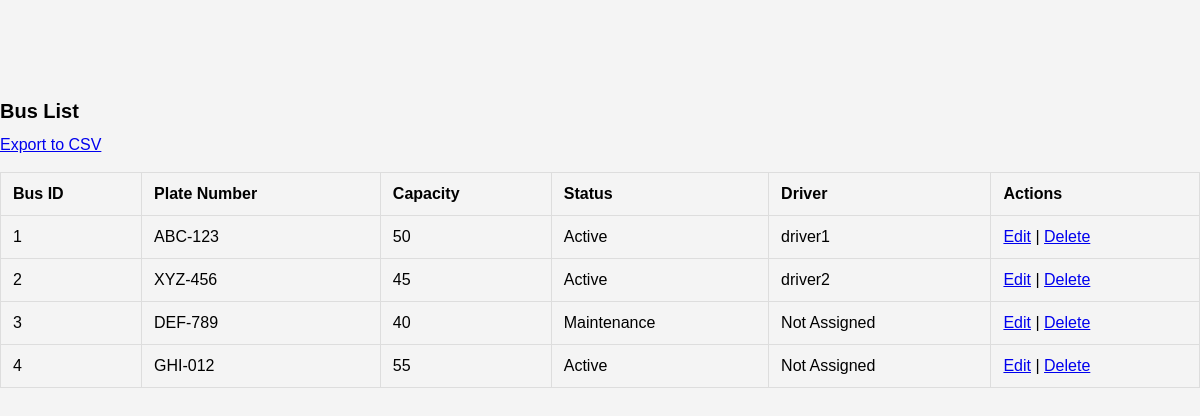
Page /view_buses.php on the committed database.
### tables this page shows
CREATE TABLE buses (
    bus_id INT PRIMARY KEY AUTO_INCREMENT,
    plate_number VARCHAR(50) UNIQUE NOT NULL,
    capacity INT NOT NULL,
    status ENUM('active', 'inactive', 'maintenance') DEFAULT 'active',
    driver_id INT,
    created_at TIMESTAMP DEFAULT CURRENT_TIMESTAMP,
    FOREIGN KEY (driver_id) REFERENCES users(user_id) ON DELETE SET NULL
);

CREATE TABLE users (
    user_id INT PRIMARY KEY AUTO_INCREMENT,
    username VARCHAR(255) UNIQUE NOT NULL,
    password VARCHAR(255) NOT NULL,
    role ENUM('admin', 'driver', 'police') NOT NULL,
    created_at TIMESTAMP DEFAULT CURRENT_TIMESTAMP
);

### public/view_buses.php (the view, shortened to what this page needs)
<?php
$db = new Database();
$conn = $db->connect();
$sql = "SELECT b.bus_id, b.plate_number, b.capacity, b.status, u.username AS driver_name
        FROM buses b
        LEFT JOIN users u ON b.driver_id = u.user_id
        ORDER BY b.bus_id ASC";
$result = $conn->query($sql);
?>
<!DOCTYPE html>
<html>
<head>
    <link rel="stylesheet" href="css/style.css">
</head>
<body>
    <h1 style="margin-top: 100px; font-size: 20px;">Bus List</h1>
    <a href="export_car_counts.php" target="_blank">Export to CSV</a>
    <br><br>
    <table border="1" cellpadding="10" cellspacing="0">
        <thead>
            <tr>
                <th>Bus ID</th>
                <th>Plate Number</th>
                <th>Capacity</th>
                <th>Status</th>
                <th>Driver</th>
                <th>Actions</th>
            </tr>
        </thead>
        <tbody>
            <?php if ($result && $result->num_rows > 0): ?>
                <?php while ($bus = $result->fetch_assoc()): ?>
                    <tr>
                        <td><?= $bus['bus_id'] ?></td>
                        <td><?= htmlspecialchars($bus['plate_number']) ?></td>
                        <td><?= $bus['capacity'] ?></td>
                        <td><?= ucfirst($bus['status']) ?></td>
                        <td><?= htmlspecialchars($bus['driver_name'] ?? 'Not Assigned') ?></td>
                        <td>
                            <a href="edit_bus.php?id=<?= $bus['bus_id'] ?>">Edit</a> |
                            <a href="delete_bus.php?id=<?= $bus['bus_id'] ?>" onclick="return confirm('Are you sure?')">Delete</a>
                        </td>
                    </tr>
                <?php endwhile; ?>
            <?php else: ?>
                <tr><td colspan="6">No buses found.</td></tr>
            <?php endif; ?>
        </tbody>
    </table>
</body>
</html>

### public/css/style.css (style rules this page uses)
body { font-family: Arial, sans-serif; background-color: #f4f4f4; margin: 0; padding: 0; }
table { width: 100%; border-collapse: collapse; margin-bottom: 30px; }
table, th, td { border: 1px solid #ddd; }
th, td { padding: 12px; text-align: left; }

### rows in the picture
buses: bus_id "1", plate_number "ABC-123", capacity "50", status "Active", driver.username "driver1"
buses: bus_id "2", plate_number "XYZ-456", capacity "45", status "Active", driver.username "driver2"
buses: bus_id "3", plate_number "DEF-789", capacity "40", status "Maintenance", driver_name "Not Assigned"
buses: bus_id "4", plate_number "GHI-012", capacity "55", status "Active", driver_name "Not Assigned"
